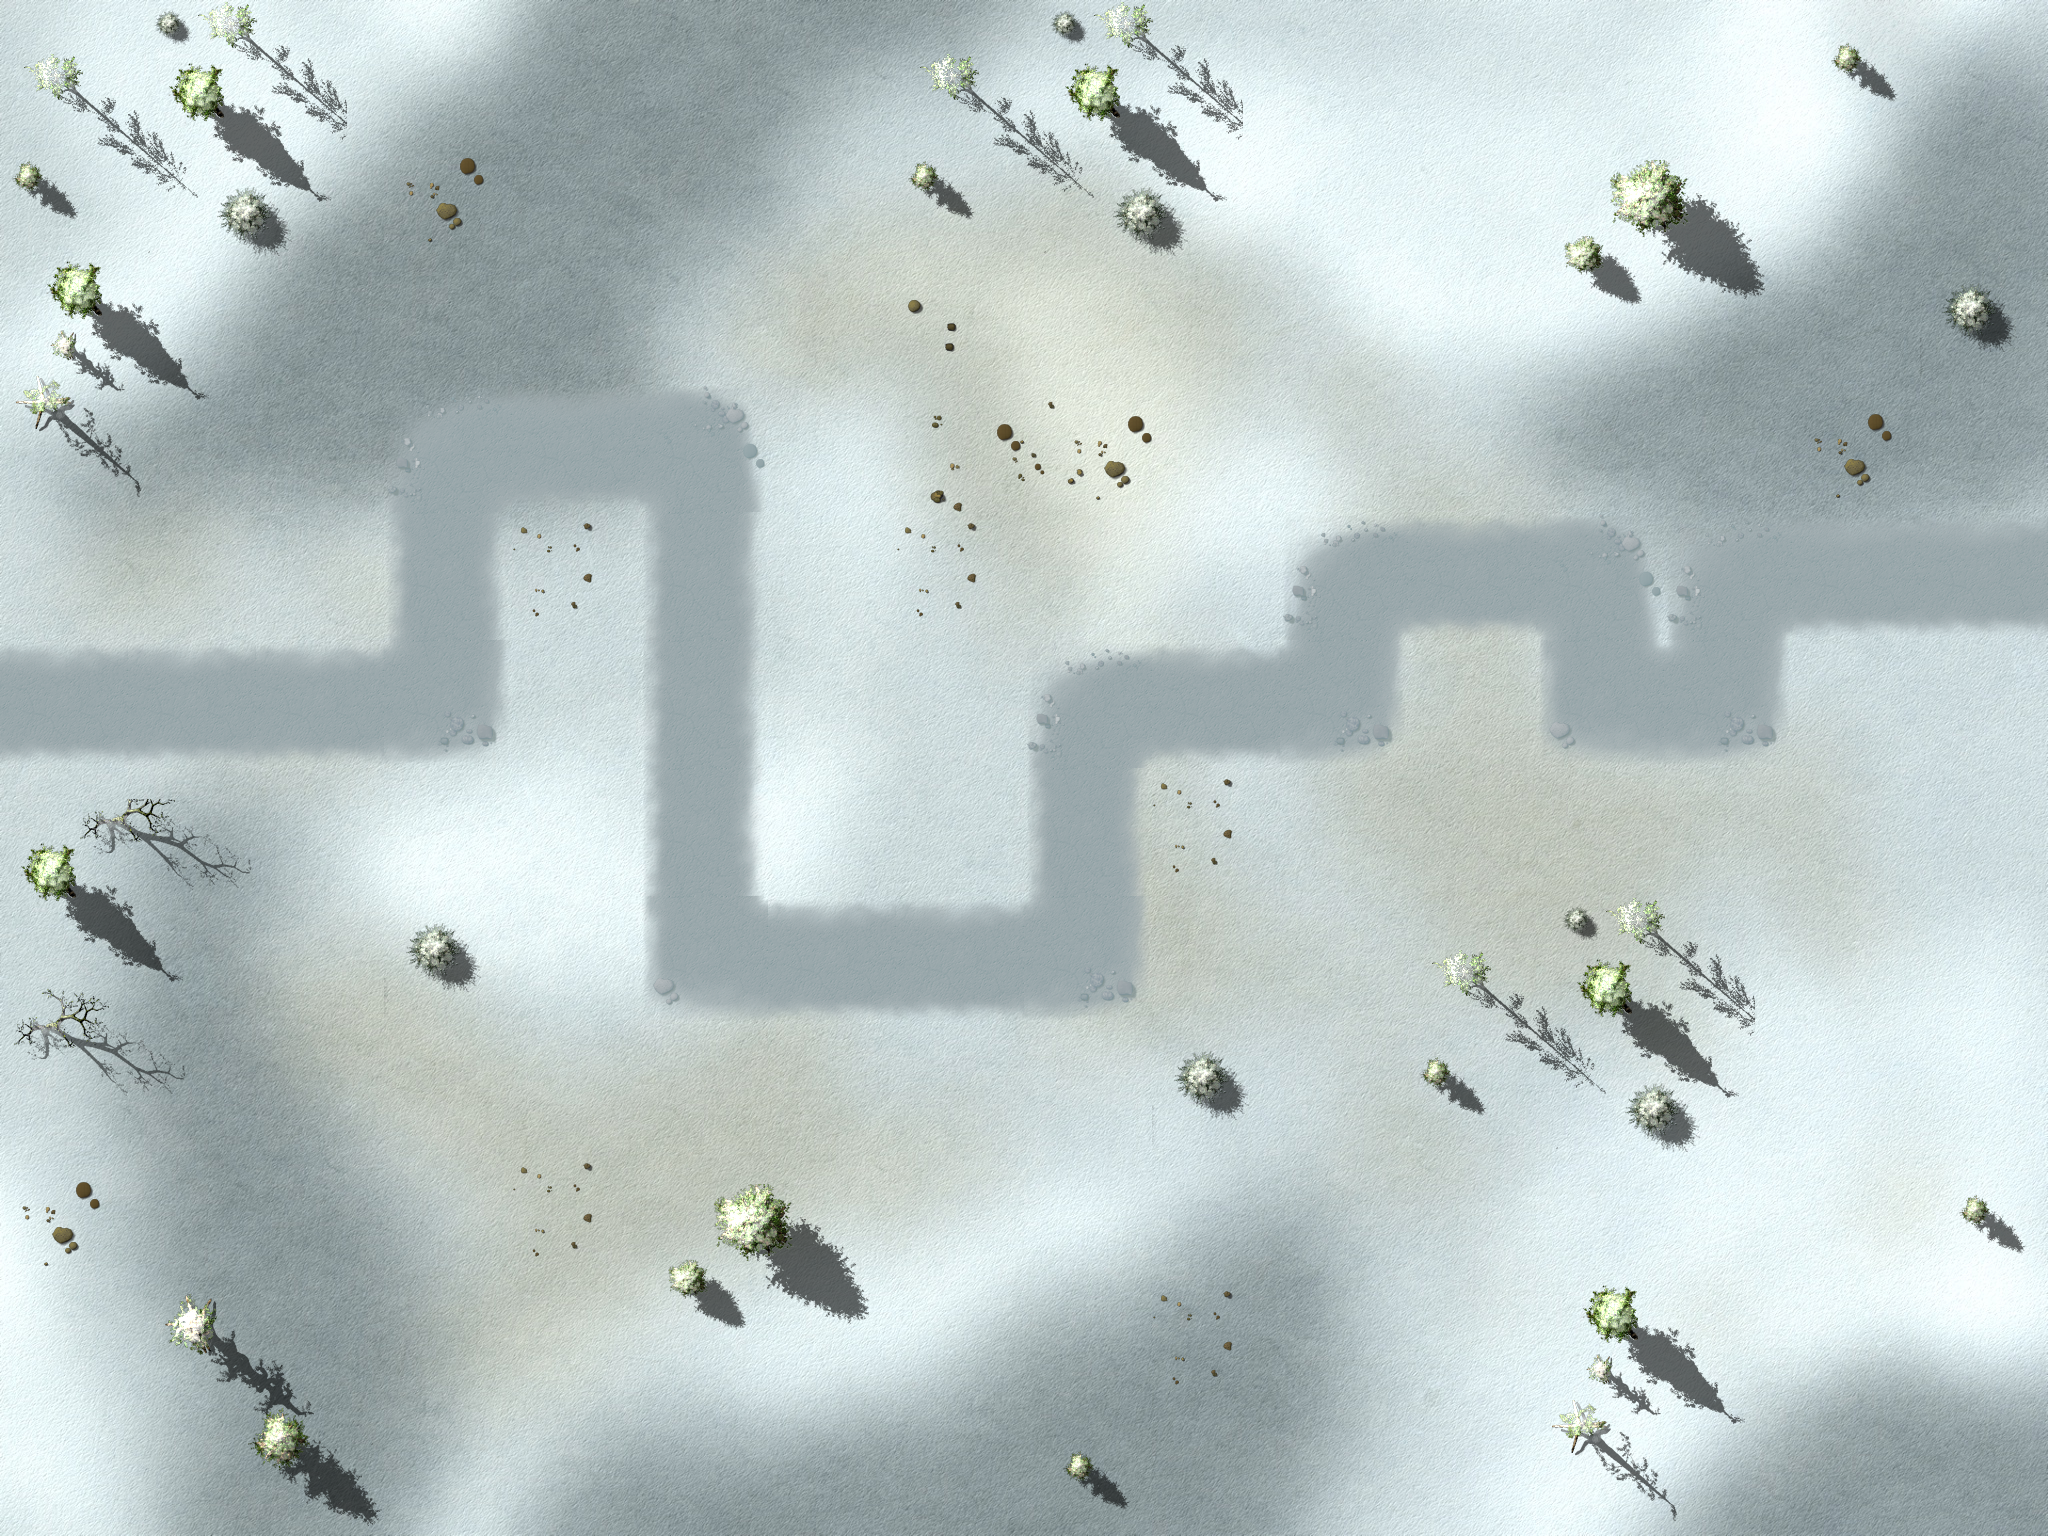

This is a level from a 2D game, rendered from its Tiled map with the project's own tilesets. A one-line summary and the map file follow, with tile-layer data summarised:
An orthogonal 16x12 tile map with 128x128 px tiles, 4 tile layers (Ground, Objects1, Objects2, Path), 1 hidden layer not drawn, 3 tilesets and 10 objects.

<map version="1.0" orientation="orthogonal" width="16" height="12" tilewidth="128" tileheight="128">
 <properties>
 <property name="wave01" value="1,1,1,4,1,1,4,1,1,4,1,1,1,4,1,1,4,1,1,1,4" />
 <property name="wave02" value="1,1,1,1,2,1,1,4,4,2,1,1,1,1,1,4,4,1,1,1,2,1,1,4,4,1,4" />
 <property name="wave03" value="1,1,1,1,3,3,10,10,10,2,4,2,4,1,1,1,10,10,10,10,1,1,1,2,2,4,4,2,10,10,10,10" />
 <property name="wave04" value="10,10,10,10,10,10,10,10,10,10,10,10,10,10,10,10,10,10,10,10,10,10,10,10,10,10,10,10,10,10,10,10,10,10,10,10,10,10,10,10,10" />
 <property name="wave05" value="10,10,10,10,10,2,3,3,10,10,2,10,10,10,10,2,10,10,10,10,10,10,10" />
 <property name="wave06" value="1,1,1,1,2,1,1,1,2,4,1,4,1,1,1,1,2,1,1,1,2,4,4" />
 <property name="wave07" value="10,10,10,1,10,1,1,4,10,10,4,10,10,10,1,1,1,4,1,4,1,2" />
 <property name="wave08" value="1,1,1,1,10,10,10,2,4,2,4,1,1,1,10,10,10,10,1,1,1,2,2,4,4,2,10,10,10,10" />
 <property name="wave09" value="2,2,10,10,10,10,3,10,10,10,10,10,3,10,2,10,10,2,2,10,10,10,2,2,10,10" />
 <property name="wave10" value="1,5,10,10,10,10,10,10,7,10,10,5,5,4,7,4,5,5,5,5,5,4,7,10,10,10,100" />
 <property name="wave11" value="2,5,5,5,5,5,5,5,4,4,4,7,7,7,7,5,5,5,7,7,4,4,4,7,3,3,6,6" />
 <property name="wave12" value="5,5,4,5,4,4,5,5,5,5,10,10,10,10,10,10,10,10,10,10,3,5,5,5,7,7,5,5,5,5,2" />
 <property name="wave13" value="4,4,4,5,5,5,5,5,5,5,5,5,5,10,10,10,10,10,7,5,5,5,6,6,5,5,5,10,10,10,5,5,4,4,10,10,6" />
 <property name="wave14" value="10,10,10,5,10,5,5,4,10,10,4,10,10,10,5,5,5,4,5,4,5,2" />
 <property name="wave15" value="2,3,4,5,5,5,5,7,7,4,4,5,5,7,5,5,4,7,4,5,5,5,5,5,3,8,5,3,3" />
 <property name="wave16" value="7,7,7,7,7,7,6,7,7,7,7,7,7,5,5,5,5,5,7,5,5,4,4,4,3" />
 <property name="wave17" value="7,7,3,7,7,5,5,5,5,3,5,5,5,7,5,5,7,7,7,5,7,5,5,5,5,4,5,7,7,3,2" />
 <property name="wave18" value="1,5,5,5,5,5,5,5,7,7,7,7,5,5,5,5,5,4,4,4,3,7,5,7,5,5,5,5" />
 <property name="wave19" value="6,5,5,5,5,5,4,4,5,5,4,5,10,10,10,10,10,10,10,10,7,3,10,10,10,5,5,5,5,5,4,5,4,5,1" />
 <property name="wave20" value="6,10,10,10,10,10,10,10,10,10,10,10,10,10,10,10,10,10,10,10,10,10,10,10,10,10,5,5,5,5,5,5,7,10,10,10,10,101" />
<property name="wave21" value="10,10,10,10,10,10,10,10,10,10,10,10,10,10,10,10,10,10,3,3,3,3,10,10,10,10,10,10,10,10,10,10,10,10,10,10,10,10,10,10,10,5,5,5,5,10,10,10,10,10,10" />
<property name="wave22" value="10,10,10,5,10,10,10,5,10,10,10,10,10,5,10,10,10,10,10,10,5,10,10,5,10,10,10,10,5,10,10,10,10,7,10,10,7,10,10,2" />
<property name="wave23" value="10,10,10,10,10,10,10,10,10,10,10,10,10,10,6,6,6,5,5,3,10,10,10,10,10,10,10,10,10,10,10,10,10,10,10,10,10,10,10,10,10,10,10,5,5,5,5,10,10,10,10,10,10" />
<property name="wave24" value="10,10,10,5,10,10,10,5,10,10,10,10,10,5,10,10,10,10,10,10,5,7,8,6,5,5,5,3,3,10,10,5,10,10,10,10,5,10,10,10,10,7,10,10,7,10,10,2" />
<property name="wave25" value="11,11,11,3,3,11,11,11,11,11,9,9,8,5,5,8,5,5,7,5,5,5,6,7,3,3" />
<property name="wave26" value="2,7,5,5,5,5,4,4,4,5,5,5,9,9,9,9,9,10,10,10,10,3,3,6,5,7,7,3,5,6" />
<property name="wave27" value="1,5,7,7,5,5,4,4,5,5,5,5,5,5,5,5,3,3,7,5,5,5,5,5,5,7,7,7,6,5,7,7,6" />
<property name="wave28" value="5,5,5,5,5,4,7,7,7,7,5,5,5,5,5,5,6,5,5,5,5,4,4,7,7,5,9,9,5,5,5,7,8,8,5,5,5,8,5,5,6" />
<property name="wave29" value="7,7,6,4,4,4,3,5,5,5,7,5,5,5,6,5,5,7,7,7,7,9,5,6,5,3,4,4,4,4,4,4,3" />
<property name="wave30" value="10,10,10,5,10,10,10,5,10,10,10,10,10,5,10,10,10,10,10,10,5,10,10,5,10,10,10,10,5,10,10,10,10,7,10,10,7,10,10,102" />
<property name="wave31" value="6,10,10,10,10,10,10,10,10,10,10,10,10,10,10,10,10,10,10,10,4,4,4,3,3,7,7,3,10,10,10,10,10,10,5,5,5,5,5,5,7,10,10,10,10,3" />
<property name="wave32" value="1,5,5,5,5,7,7,7,7,7,5,5,7,5,5,4,7,7,7,7,5,5,5,7,7,3,5,5,5,5,5,5,5" />
<property name="wave33" value="3,10,10,10,10,10,10,10,4,4,7,4,4,10,10,10,10,4,4,7,10,10,10,6,6,3,3,5,5,10,10,10,10,10,10,10,10,7,4,4,5,5,5,5,5" />
<property name="wave34" value="10,10,10,10,10,10,10,10,10,10,10,10,3,3,5,5,5,3,10,10,10,10,10,3,3,6,6,5,5,5,4,10,10,10,10,10,10,10,10,10,10,10,10,10,10,10,10,10,10,10,10,10,10,10,10" />
<property name="wave35" value="10,10,10,10,5,10,5,10,5,10,10,10,5,5,5,5,10,10,10,10,5,5,5,10,3,3,6,6,5,5,6,6,5,5,3,3,6,6,6" />
 </properties>
 <tileset firstgid="1" name="ground" tilewidth="128" tileheight="128">
  <image source="tilesWorld1.png" width="2048" height="2048" />
 </tileset>
 <tileset firstgid="257" name="path" tilewidth="128" tileheight="128">
  <image source="path03.png" width="512" height="512" />
 </tileset>
 <tileset firstgid="273" source="ground3.tsx" />
 <layer name="Ground" width="16" height="12">
  <data>[192 cells, 1 non-empty, 1 distinct tile ids]</data>
 </layer>
 <layer name="Objects1" width="16" height="12">
  <data>[192 cells, 13 non-empty, 7 distinct tile ids]</data>
 </layer>
 <layer name="Objects2" width="16" height="12">
  <data>[192 cells, 50 non-empty, 26 distinct tile ids]</data>
 </layer>
 <objectgroup name="Objects3" width="16" height="12" />
 <layer name="Path" width="16" height="12">
  <data>[192 cells, 27 non-empty, 6 distinct tile ids]</data>
 </layer>
 <objectgroup name="Locked" width="16" height="12">
  <object x="2432" y="256" />
  <object x="384" y="896" width="128" height="128" />
  <object x="0" y="0" width="2048" height="256" />
  <object x="0" y="256" width="128" height="1024" />
  <object x="0" y="1280" width="2048" height="256" />
  <object x="1920" y="256" width="128" height="1024" />
  <object x="640" y="1152" width="256" height="128" />
  <object x="1152" y="1024" width="128" height="128" />
  <object x="1408" y="896" width="256" height="256" />
 </objectgroup>
 <objectgroup name="Waypoints" width="16" height="12">
  <object x="0" y="512">
   <polyline points="-211,191 446,189 445,-65 706,-65 703,448 1090,446 1092,196 1348,195 1347,62 1603,66 1603,187 1729,186 1728,68 2169,68" />
  </object>
 </objectgroup>
 <layer name="blendAdd" width="16" height="12" visible="0">
  <data>[192 cells, 0 non-empty, 0 distinct tile ids]</data>
 </layer>
</map>
